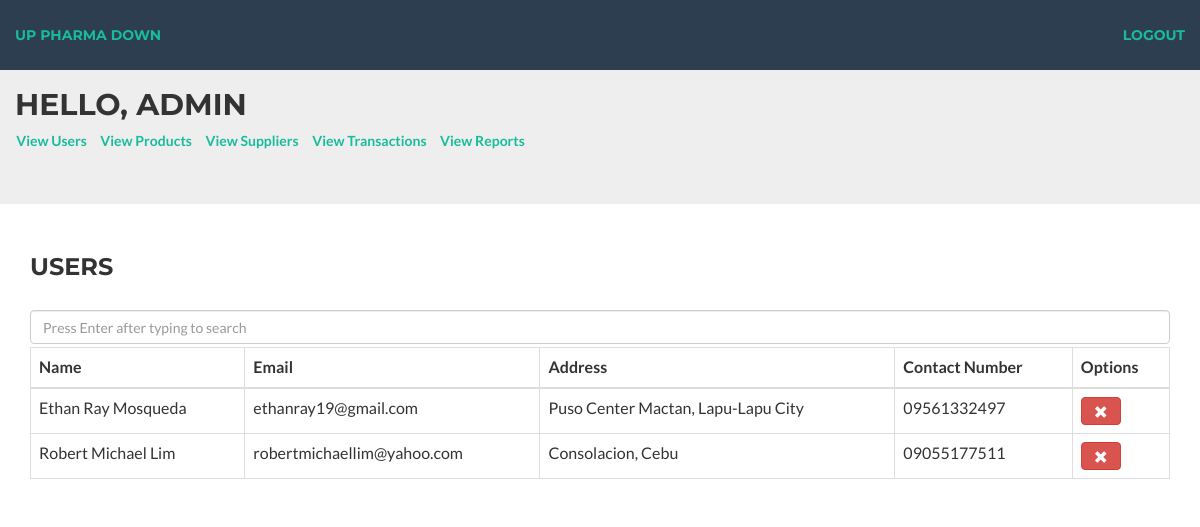
Screenshot of /user.php with the database file from the repository.
### tables this page shows
CREATE TABLE `user` (
  `user_id` int(11) NOT NULL,
  `password` varchar(50) DEFAULT NULL,
  `name` varchar(50) DEFAULT NULL,
  `dob` date DEFAULT NULL,
  `email` varchar(50) DEFAULT NULL,
  `address` varchar(100) DEFAULT NULL,
  `contact_no` varchar(11) DEFAULT NULL,
  `type` enum('admin','consumer') DEFAULT NULL
);

### user.php (the view, shortened to what this page needs)
<html>
<head>
    <link href="vendor/bootstrap/css/bootstrap.min.css" rel="stylesheet">
    <link href="css/freelancer.min.css" rel="stylesheet">
    <link href="vendor/font-awesome/css/font-awesome.min.css" rel="stylesheet" type="text/css">
</head>
<body>
	<?php require("navbarAdmin.php"); ?>
		<div class = 'container'>
			<h3>Users</h3><br>
			<input type = 'text' id = 'search' placeholder = 'Press Enter after typing to search' class = 'form-control'>
			<table class = 'table table-bordered table-hover'>
				<thead>
					<tr>
						<div class = 'col-md-6'>
							<th>Name</th>
						</div>
						<div class = 'col-md-6'>
							<th>Email</th>
						</div>
						<div class = 'col-md-6'>
							<th>Address</th>
						</div>
						<div class = 'col-md-6'>
							<th>Contact Number</th>
						</div>
						<div class = 'col-md-6'>
							<th>Options</th>
						</div>
					</tr>
				</thead>
				<tbody id = 'results'>
					<?php
		                require('conn.php');
		                $query = "SELECT * FROM user WHERE type='consumer'";
		                $result = mysqli_query($conn, $query);
		                if($result) {
		                    while($row = mysqli_fetch_assoc($result)){
		                        echo "<tr><td class='user_id'>{$row['user_id']}</td><td>{$row['name']}</td><td>{$row['email']}</td><td>{$row['address']}</td><td>{$row['contact_no']}</td>" .
		                            "<td><button class='btn btn-danger'><span class='glyphicon glyphicon-remove'></span></button></td>" .
		                            "</tr>";
		                    }
		                }
		            ?>
				</tbody>
			</table>
		</div>
</body>
</html>

### user.php (style rules this page uses)
.btn { color: white; padding: background-color: #18BC9C; border-radius: 0px; font-family: Montserrat,"Helvetica Neue",Helvetica,Arial,sans-serif; }
td .btn { margin-right: 5px; }

### rows the page displays
user: name "Ethan Ray Mosqueda", email "ethanray19@gmail.com", address "Puso Center Mactan, Lapu-Lapu City", contact_no "09561332497"
user: name "Robert Michael Lim", email "robertmichaellim@yahoo.com", address "Consolacion, Cebu", contact_no "09055177511"
